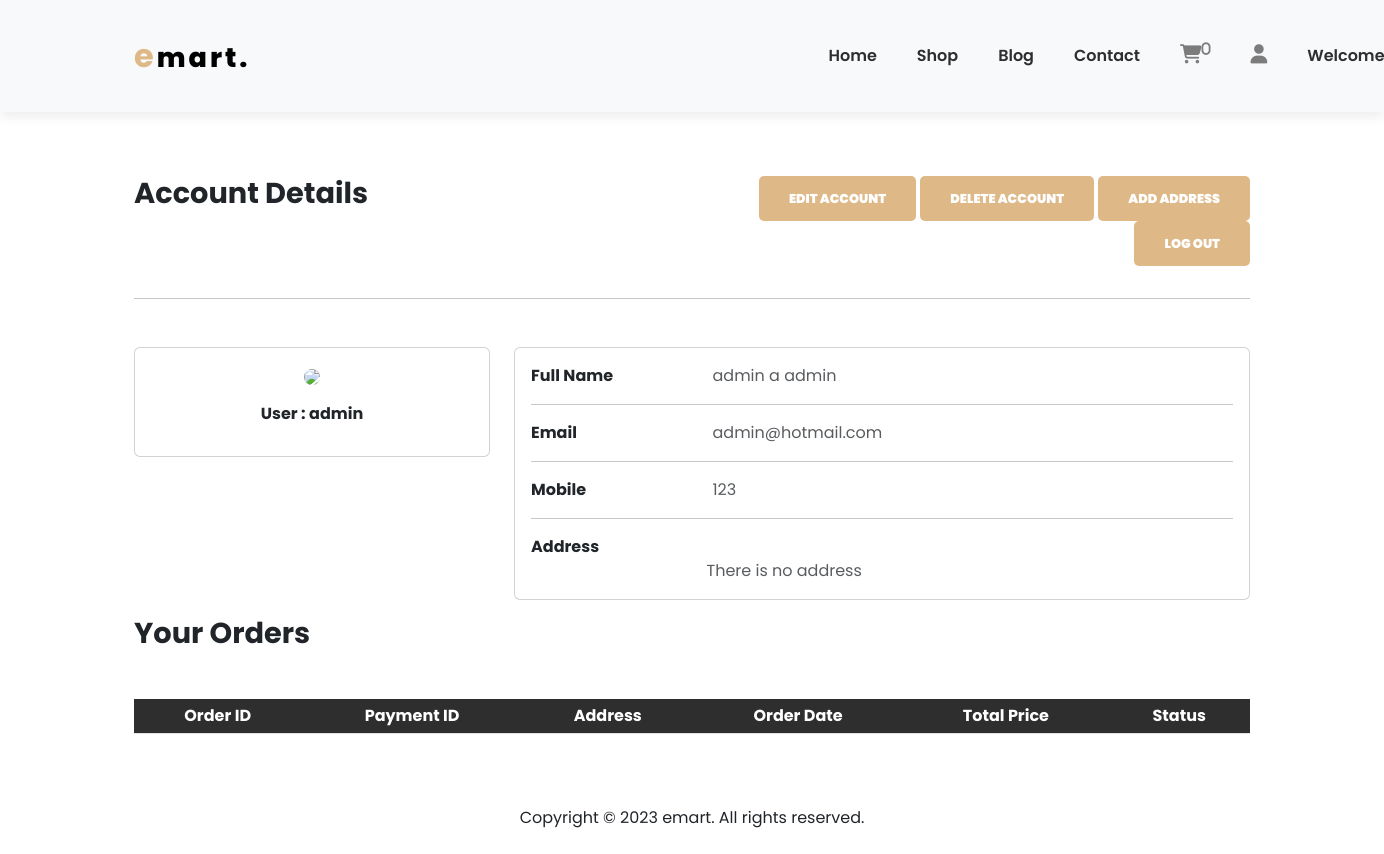
The app's page /account.php (signed in) with its own data.
### tables this page shows
CREATE TABLE `user` (
  `User_ID` varchar(50) NOT NULL,
  `password` varchar(12) NOT NULL,
  `First_Name` varchar(50) NOT NULL,
  `Middle_Name` varchar(50) NOT NULL,
  `Last_Name` varchar(50) NOT NULL,
  `Email` varchar(50) NOT NULL,
  `Phone_Number` bigint(12) NOT NULL,
  `Image` varchar(100) NOT NULL,
  `usertype` int(11) NOT NULL DEFAULT 0
);

### server/cart_items.php (called while the page is built)
<?php
    include("connection.php");
    $sql = "SELECT COUNT(*) AS TotalRows FROM order_items WHERE User_ID = '$uname'";
    $result = mysqli_query($connect, $sql);
    while ($row = mysqli_fetch_assoc($result)) {
    $total_rows = $row["TotalRows"];
  }
?>

### account.php (the view, shortened to what this page needs)
<?php
  include("server/connection.php");
  $uname = $_SESSION['uname'];
  $sql= "SELECT * FROM user where User_ID = '$uname'";
  $result = mysqli_query($connect, $sql);
  while($row = mysqli_fetch_assoc($result)) {
  $fname = $row['First_Name'];
  $mname = $row['Middle_Name'];
  $lname = $row['Last_Name'];
  $email = $row['Email'];
  $phone = $row['Phone_Number'];
  $img = $row['Image'];
}
?>
<!DOCTYPE html>
<html lang="en">
  <head>
    <link
      href="https://cdn.jsdelivr.net/npm/bootstrap@5.3.2/dist/css/bootstrap.min.css"
      rel="stylesheet"
    />
    <link rel="stylesheet" href="assets/css/style.css" />
    <link
      rel="stylesheet"
      href="https://cdnjs.cloudflare.com/ajax/libs/font-awesome/6.4.2/css/all.min.css"
    />
  </head>
  <body>
  <nav class="navbar navbar-expand-lg navbar-light bg-light py-3 sticky-top">
      <div class="container">
        <div class="header_logo">
          <a href="main.php"><span>e</span>mart.</a>
        </div>
        <div
          class="collapse navbar-collapse nav-buttons"
          id="navbarSupportedContent"
        >
          <ul class="navbar-nav me-auto mb-2 mb-lg-0">
            <li class="nav-item">
              <a class="nav-link active" aria-current="page" href="main.php">Home</a>
            </li>
            <li class="nav-item">
              <a class="nav-link" href="main_shop.php">Shop</a>
            </li>
            <li class="nav-item">
              <a class="nav-link" href="#">Blog</a>
            </li>
            <li class="nav-item">
              <a class="nav-link" href="#">Contact</a>
            </li>
            <li class="nav-item">
            <?php include("server/cart_items.php"); ?>
              <i onclick="window.location.href='cart.php'" class="fa-solid fa-cart-shopping"><sup><?php echo $total_rows ?></sup></i>
            </li>
            <li class="nav-item">
            <div class="dropdown">
              <i onclick="window.location.href='account.php'" class="fa-solid fa-user"></i>
               </div>
           </li>
           <li class="nav-item">
              <?php echo "<a href='#' class='nav-link'>Welcome, $uname </a>"; ?>
            </li>
          </ul>
        </div>
      </div>
  </nav>
<section>
   <div class="container my-5">
    <div class="row">
      <h2 class="col font-weight-bold my-3">Account Details</h2>
      <div class="col container text-end my-3">
        <button onclick="window.location.href='profile.php'" id="update-btn">Edit Account</button>
        <button onclick=" if (checkdelete() == true){
          window.location.href='server/delete_account.php';
          }" id="delete-btn">Delete Account</button>
        <button onclick="window.location.href='address.php'" id="update-btn">Add Address</button>
        <button onclick=" if (logout() == true){
          window.location.href='server/logout.php';
          }" id="logout-btn">Log Out</button>
      </div>
    </div>
    <hr>
  </div>
  <div class="container my-3">
    <div class="row">
      <div class="col-lg-4">
        <div class="card mb-4">
          <div class="card-body text-center">
            <img src="assets/imgs/<?php echo $img ?>"
              class="rounded-circle img-fluid" style="width: 145px;">
            <h5 class="my-3"><b>User : <?php echo " " . $uname ?></b></h5>
          </div>
        </div>
      </div>
      <div class="col-lg-8">
        <div class="card">
          <div class="card-body">
            <div class="row">
              <div class="col-sm-3">
                <p class="mb-0"><b>Full Name</b></p>
              </div>
              <div class="col-sm-9">
                <p class="text-muted mb-0"><?php echo $fname . " " . $mname . " " .$lname ?></p>
              </div>
            </div>
            <hr>
            <div class="row">
              <div class="col-sm-3">
                <p class="mb-0"><b>Email</b></p>
              </div>
              <div class="col-sm-9">
                <p class="text-muted mb-0"><?php echo $email ?></p>
              </div>
            </div>
            <hr>
            <div class="row">
              <div class="col-sm-3">
                <p class="mb-0"><b>Mobile</b></p>
              </div>
              <div class="col-sm-9">
                <p class="text-muted mb-0"><?php echo $phone ?></p>
              </div>
            </div>
            <hr>
            <div class="row">
              <div class="col-sm-3">
                <p class="mb-0"><b>Address</b></p>
              </div>
            <?php
              $sql = "SELECT * FROM user_address ua JOIN address a ON ua.Address_ID = a.Address_ID WHERE User_ID = '$uname'";
              $result = mysqli_query($connect, $sql);
              if (mysqli_num_rows($result) == 0) {
                echo "<div class='row'>
                <div class='col-sm-3'>
                </div>
                <div class='col-sm-9'>
                  <p class='text-muted mb-0'>There is no address </p>
                </div>
              </div>";
                  }
                ?>
              </div>
            </div>
          </div>
        </div>
       </div>
      </div>
</section>
<section>
    <div class='container'>
      <div class='text-start'>
          <h2 class='mb-3'>Your Orders</h2>
      </div>
      <table class='cart table table-hover text-center my-5' width='100%'>
         <tr>
          <th class='text-center'>Order ID</th>
          <th class='text-center'>Payment ID</th>
          <th class='text-center'>Address</th>
          <th class='text-center'>Order Date</th>
          <th class='text-center'>Total Price</th>
          <th class='text-center'>Status</th>
        </tr>
     </table>
</div>
</section>
<section class="footer_bottom">
        <div class="footer_bottom text-center py-4">
          <p class="mb-0">Copyright &copy; 2023 emart. All rights reserved.</p>
        </div>
</section>
  </body>
</html>

### assets/css/style.css (style rules this page uses)
.nav-buttons { margin-left: 50%; }
* { margin: 0; padding: 0; box-sizing: border-box; }
a { text-decoration: none; }
body { font-family: 'Poppins', sans-serif; }
h2 { font-size: 1.8rem; font-weight: 650; }
h5 { font-size: 1rem; font-weight: 450; }
button { font-weight: 900; font-size: 0.8rem; outline: none; border: none; background-color: #1e1e1e; color: white; padding: 13px 30px; text-transform: uppercase; cursor: pointer; transition: 0.5 ease; }
.header_logo { text-align: center; }
.header_logo a { display: inline-block; color: #000; font-size: 27px; font-weight: 800; text-decoration: none; letter-spacing: 3px; }
.header_logo a span { color: burlywood; font-size: 32px; font-weight: 700; }
.navbar { font-size: 16px; padding-top: 2rem !important; padding-bottom: 2rem !important; top: 0; left: 0; background-color: #fff; box-shadow: 0px 5px 10px rgb(91, 91, 91, 0.1); display: flex; }
.navbar-light .navbar-nav .nav-link { padding: 0 20px; color: #2e2e2e; transition: 0.4s ease; font-weight: 600; }
.navbar i { font-size: 1.2rem; padding: 0 20px; transition: 0.4s ease; cursor: pointer; color: #7c7c7c; }
.navbar .navbar-nav li:nth-child(7) { white-space: nowrap; display: inline-flex; }
.dropdown { position: relative; display: inline-block; }
.cart th { text-align: left; padding: 5px 10px; color: #fff; background-color: #2e2e2e; }
th:last-child { text-align: right; }
#account-info ,#delete-btn, #logout-btn, #update-btn { color: white; text-decoration: none; background-color: burlywood; border-radius: 5px; }

### records on screen
user: First_Name "admin", Middle_Name "a", Last_Name "admin", Email "admin@hotmail.com", Phone_Number "123"

### other values on screen
$total_rows "0"
$uname "admin"
